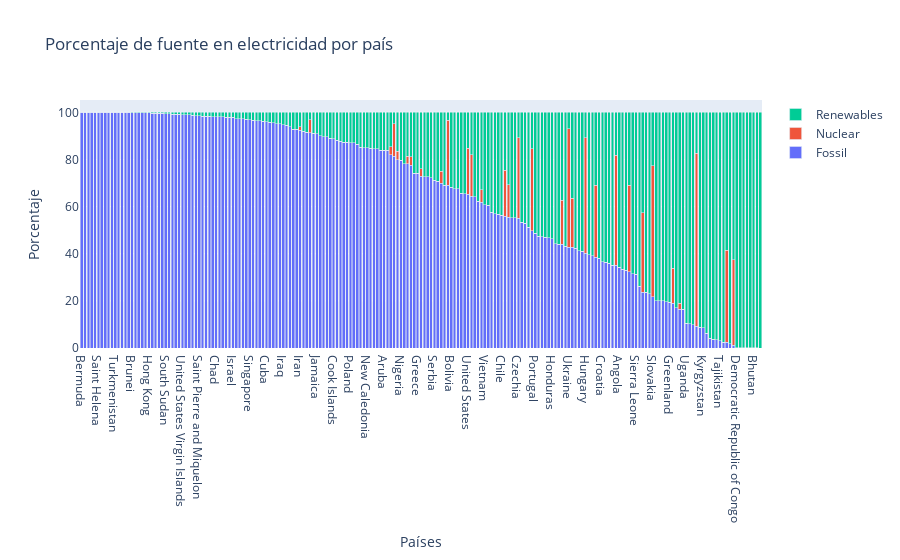

The notebook cell this image was saved under:
### Markdown cell above
### ¿Como es el perfil energetico para electricidad en cada pais?

### Code cell
# Ordenamos segun porcentaje fosil
wec_mundo = wec_medias.sort_values('fossil_share_elec', ascending=False)
# Crea un gráfico de barras apiladas
fig = go.Figure()

# Añadimos barras apiladas para cada fuente de energía
fig.add_trace(go.Bar(x=wec_mundo['country'], y=wec_mundo['fossil_share_elec'], name='Fossil'))
fig.add_trace(go.Bar(x=wec_mundo['country'], y=wec_mundo['nuclear_share_elec'], name='Nuclear'))
fig.add_trace(go.Bar(x=wec_mundo['country'], y=wec_mundo['renewables_share_elec'], name='Renewables'))

# Especificamos el diseño del gráfico
fig.update_layout(
    barmode='stack',  # Barras apiladas
    xaxis_title='Países',
    yaxis_title='Porcentaje',
    title='Porcentaje de fuente en electricidad por país',
)

# Muestra el gráfico
fig.show()

### Figure 1 — Plotly figure (JSON) as saved in the notebook; plotly's stock layout.template omitted (floating-point values rounded to 4 significant figures; data arrays with more than 128 entries replaced by an {"elided": "..."} marker saying what was removed)
{"data": [{"name": "Fossil", "type": "bar", "x": {"elided": "203 str values"}, "y": {"elided": "203 float values"}}, {"name": "Nuclear", "type": "bar", "x": {"elided": "203 str values"}, "y": {"elided": "203 float values"}}, {"name": "Renewables", "type": "bar", "x": {"elided": "203 str values"}, "y": {"elided": "203 float values"}}], "layout": {"barmode": "stack", "title": {"text": "Porcentaje de fuente en electricidad por país"}, "xaxis": {"title": {"text": "Países"}}, "yaxis": {"title": {"text": "Porcentaje"}}}}
